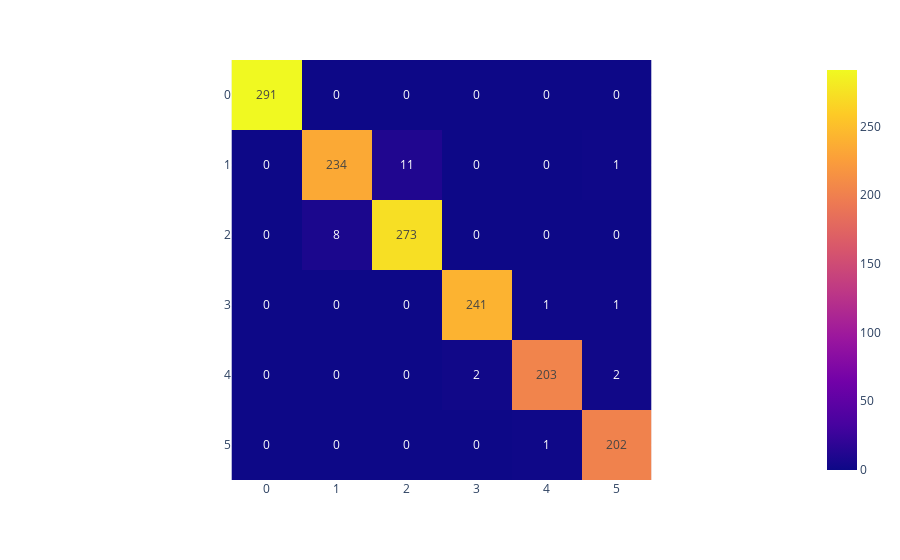

Notebook source saved alongside this figure:
### Code cell
z = confusion_matrix(y_test, y_pred)

fig = px.imshow(z, text_auto=True)
fig.show()

### Figure 1 — Plotly figure (JSON) as saved in the notebook; plotly's stock layout.template omitted (floating-point values rounded to 4 significant figures)
{"data": [{"coloraxis": "coloraxis", "hovertemplate": "x: %{x}<br>y: %{y}<br>color: %{z}<extra></extra>", "name": "0", "texttemplate": "%{z}", "type": "heatmap", "xaxis": "x", "yaxis": "y", "z": [[291, 0, 0, 0, 0, 0], [0, 234, 11, 0, 0, 1], [0, 8, 273, 0, 0, 0], [0, 0, 0, 241, 1, 1], [0, 0, 0, 2, 203, 2], [0, 0, 0, 0, 1, 202]]}], "layout": {"coloraxis": {"colorscale": [[0, "#0d0887"], [0.1111, "#46039f"], [0.2222, "#7201a8"], [0.3333, "#9c179e"], [0.4444, "#bd3786"], [0.5556, "#d8576b"], [0.6667, "#ed7953"], [0.7778, "#fb9f3a"], [0.8889, "#fdca26"], [1, "#f0f921"]]}, "margin": {"t": 60}, "xaxis": {"anchor": "y", "constrain": "domain", "domain": [0, 1], "scaleanchor": "y"}, "yaxis": {"anchor": "x", "autorange": "reversed", "constrain": "domain", "domain": [0, 1]}}}
